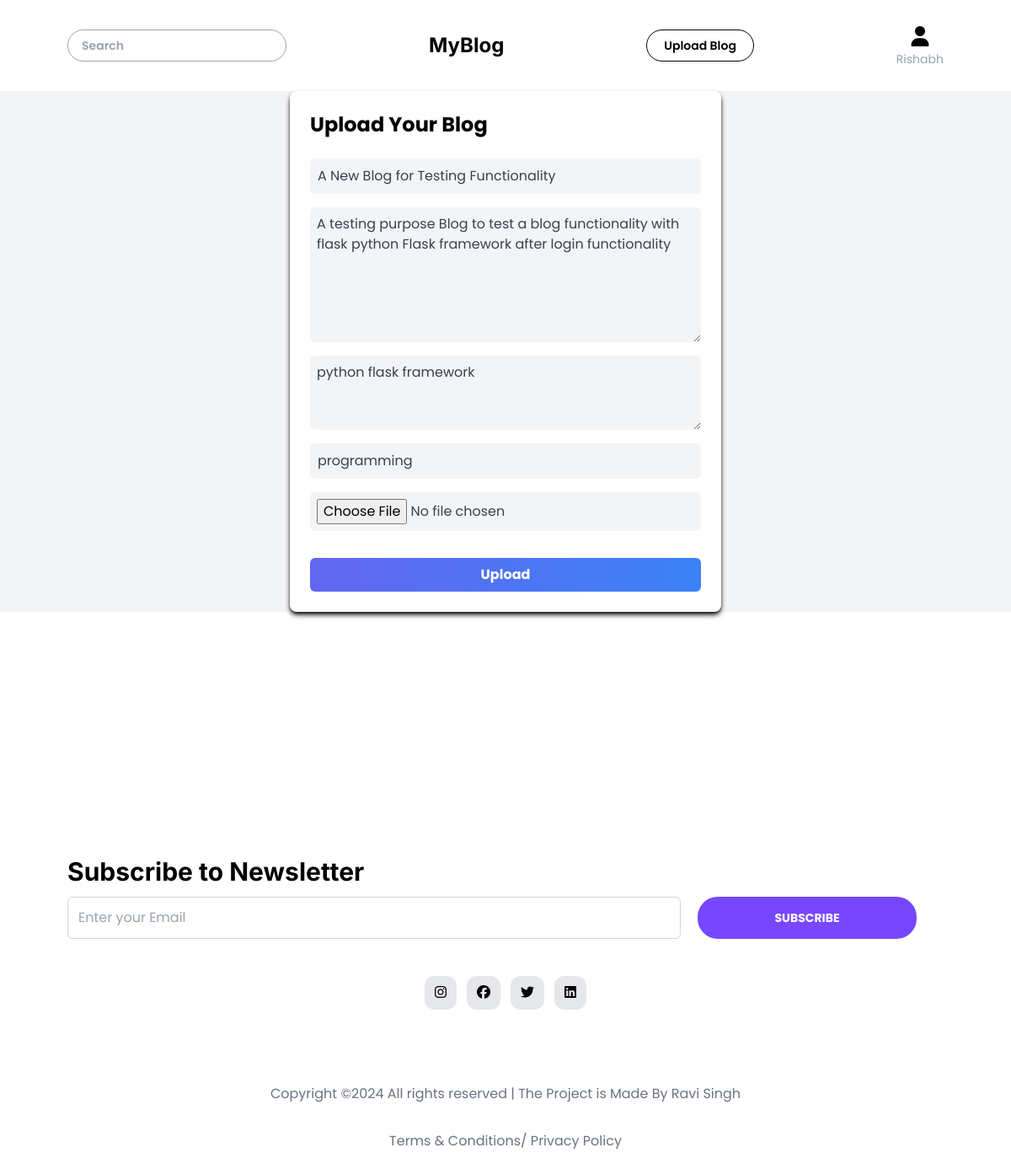
Page /update/7 (signed in) on the committed database.
### flask_blog/model.py (models this page shows, shortened)
class User(db.Model, UserMixin):
    id = db.Column(db.Integer, primary_key=True)
    firstname = db.Column(db.String(50), nullable=False)
    lastname = db.Column(db.String(50), nullable=False)
    username = db.Column(db.String(50), unique=True, nullable=False)
    email = db.Column(db.String(120), unique=True, nullable=False)
    phone = db.Column(db.Integer(), unique=True, nullable=False)
    profile_pic = db.Column(db.String(120), nullable=False, default='default_profile.jpg')
    cover_pic = db.Column(db.String(120), nullable=False, default='default_cover.jpg')
    password = db.Column(db.String(60), nullable=False)
    date_created = db.Column(db.DateTime, nullable=False, default=datetime.utcnow)
    blogs = db.relationship("Blog", backref = "author", lazy= True)

class Blog(db.Model):
    blog_id = db.Column(db.Integer, primary_key= True)
    blog_title = db.Column(db.String(200), nullable= False )
    blog_content = db.Column(db.String(2000), nullable= False )
    blog_img = db.Column(db.String(200), nullable= False )
    blog_highlights = db.Column(db.String(500), nullable= True )
    blog_category = db.Column(db.String(50), nullable= True )
    blog_user = db.Column(db.Integer, db.ForeignKey("user.id"), nullable= False)

### flask_blog/routes.py (the view, shortened to what this page needs)
@app.route("/update/<id>", methods=['GET', 'POST'])
def updatePost(id):
    updateBlog = Blog.query.filter_by(blog_id = id).first()
    return render_template("addBlog.html", blog= updateBlog)

### flask_blog/__init__.py (called while the page is built)
def create_app():
    from flask_blog import routes, model
    @app.before_request
    def make_session_permanent():
        session.permanent = True
    with app.app_context():
        db.create_all()
    return app

### flask_blog/model.py (called while the page is built)
@login_manager.user_loader
def load_user(user_id):
    return User.query.get(int(user_id))

### flask_blog/templates/addBlog.html
{% extends "base.html" %}
{% block body %}
<div class="flex flex-col items-center justify-center h-[90vh] bg-gray-100">
    <div class="w-full max-w-lg bg-white rounded-lg shadow-md shadow-black p-6">
      <h2 class="text-2xl font-bold  mb-6">Upload Your Blog</h2>
      <form class="flex flex-col" action="" enctype="multipart/form-data" method="post">
        <input name="title" value="{{blog.blog_title}}" placeholder="Blog Title" class="bg-gray-100 text-gray-700 border border-gray-100  rounded-md p-2 mb-4 focus:bg-gray-200 focus:outline-none focus:ring-1 focus:ring-blue-500 transition ease-in-out duration-150" type="text">
        <textarea name="content"  rows="6" placeholder="Blog Content" class="bg-gray-100 text-gray-700  rounded-md p-2 mb-4 focus:bg-gray-200 focus:outline-none focus:ring-1 focus:ring-blue-500 transition ease-in-out duration-150" name="cover_letter">{{blog.blog_content}}</textarea>
        <textarea name="highlight"  rows="3" placeholder="Any highlights of blog (if any)" class="bg-gray-100 text-gray-700  rounded-md p-2 mb-4 focus:bg-gray-200 focus:outline-none focus:ring-1 focus:ring-blue-500 transition ease-in-out duration-150" name="cover_letter">{{blog.blog_highlights}}</textarea>
        <input name="category" value="{{blog.blog_category}}"  placeholder="category" class="bg-gray-100 text-gray-700 border border-gray-100  rounded-md p-2 mb-4 focus:bg-gray-200 focus:outline-none focus:ring-1 focus:ring-blue-500 transition ease-in-out duration-150" type="text">
        <input name="blogPic" placeholder="Blog Image" class="bg-gray-100 text-gray-700  rounded-md p-2 mb-4 focus:bg-gray-600 focus:outline-none focus:ring-1 focus:ring-blue-500 transition ease-in-out duration-150" type="file">
        <button class="bg-gradient-to-r from-indigo-500 to-blue-500 text-white font-bold py-2 px-4 rounded-md mt-4 hover:bg-indigo-600 hover:to-blue-600 transition ease-in-out duration-150" type="submit">Upload</button>
      </form>
    </div>
  </div>
  {% endblock %}

### flask_blog/templates/base.html (shortened to what this page needs)
<!DOCTYPE html>
<html lang="en">
<head>
    <link rel="stylesheet" href="{{ url_for('static', filename ='output.css') }}">
    <link rel="stylesheet" href="https://cdnjs.cloudflare.com/ajax/libs/font-awesome/6.5.2/css/all.min.css"
 />
</head>
<body class="font-textFont">
    <nav class="flex bg-white justify-between px-20 py-7 shadow-sm shadow-gray-400 items-center">
        <form action="/search" class="w-[25%]" method="get">
        <input type="text" placeholder="Search" class="rounded-3xl text-sm w-full  font-semibold border border-gray-400 text-gray-500 px-4 py-2" name="search">
        </form>
        <h1 class="text-2xl text-center font-header font-bold">MyBlog</h1>
        <a href="/upload"><button class="bg-transparent border border-black rounded-3xl px-5 py-2 font-semibold text-sm">Upload Blog</button></a>
        <div class="flex flex-col justify-center items-center gap-0">
            {% if current_user.is_authenticated %}
            <a href="/profile/{{current_user.id}}"><h2 class="text-2xl hover:text-[#7747ff]" ><i class="fa-solid fa-user"></i></h2></a>
            <p class="text-sm text-gray-400 ">{{current_user.firstname}}</p>
            {% else %}
            <a href="/login"><h2 class="text-2xl hover:text-[#7747ff]" ><i class="fa-solid fa-user"></i></h2></a>
            <p class="text-sm text-gray-400 ">login</p>
            {% endif %}
        </div>
    </nav>
{% block body %}
{% endblock body %}
    <footer class="h-screen w-full">
        <div class="newsletter h-1/2 flex flex-col px-20 justify-end">
            <h2 class="font-bold text-3xl font-header">Subscribe to Newsletter</h2>
            <div class="email flex gap-5 py-3">
                <input type="text" class="w-[70%] border border-gray-300 p-3 rounded-md" placeholder="Enter your Email">
                <button
                    class="w-[25%] bg-[#7747ff] text-sm text-center text-white font-bold rounded-3xl">SUBSCRIBE</button>
            </div>
        </div>
        <div class="copyright h-1/2">
            <div class="social-media flex justify-center gap-3 py-8">
                <p class="p-2 px-3 bg-gray-200 rounded-xl hover:bg-[#7747ff] hover:text-white"><i
                        class="fa-brands fa-instagram"></i></p>
                <p class="p-2 px-3 bg-gray-200 rounded-xl hover:bg-[#7747ff] hover:text-white"><i
                        class="fa-brands fa-facebook"></i></p>
                <p class="p-2 px-3 bg-gray-200 rounded-xl hover:bg-[#7747ff] hover:text-white"><i
                        class="fa-brands fa-twitter"></i></p>
                <p class="p-2 px-3 bg-gray-200 rounded-xl hover:bg-[#7747ff] hover:text-white"><i
                        class="fa-brands fa-linkedin"></i></p>
            </div>
            <div class="copyrightText py-14 flex flex-col items-center gap-8">
                <p class="text-gray-500">Copyright ©2024 All rights reserved | The Project is Made By Ravi Singh</p>
                <p class="text-gray-500">Terms & Conditions/ Privacy Policy</p>
            </div>
        </div>
    </footer>
</body>
</html>

### rows in the picture
User: firstname "Rishabh"
Blog: title "A New Blog for Testing Functionality", content "A testing purpose Blog to test a blog functionality with flask python Flask framework after login functionality", highlight "python flask framework", category "programming"
